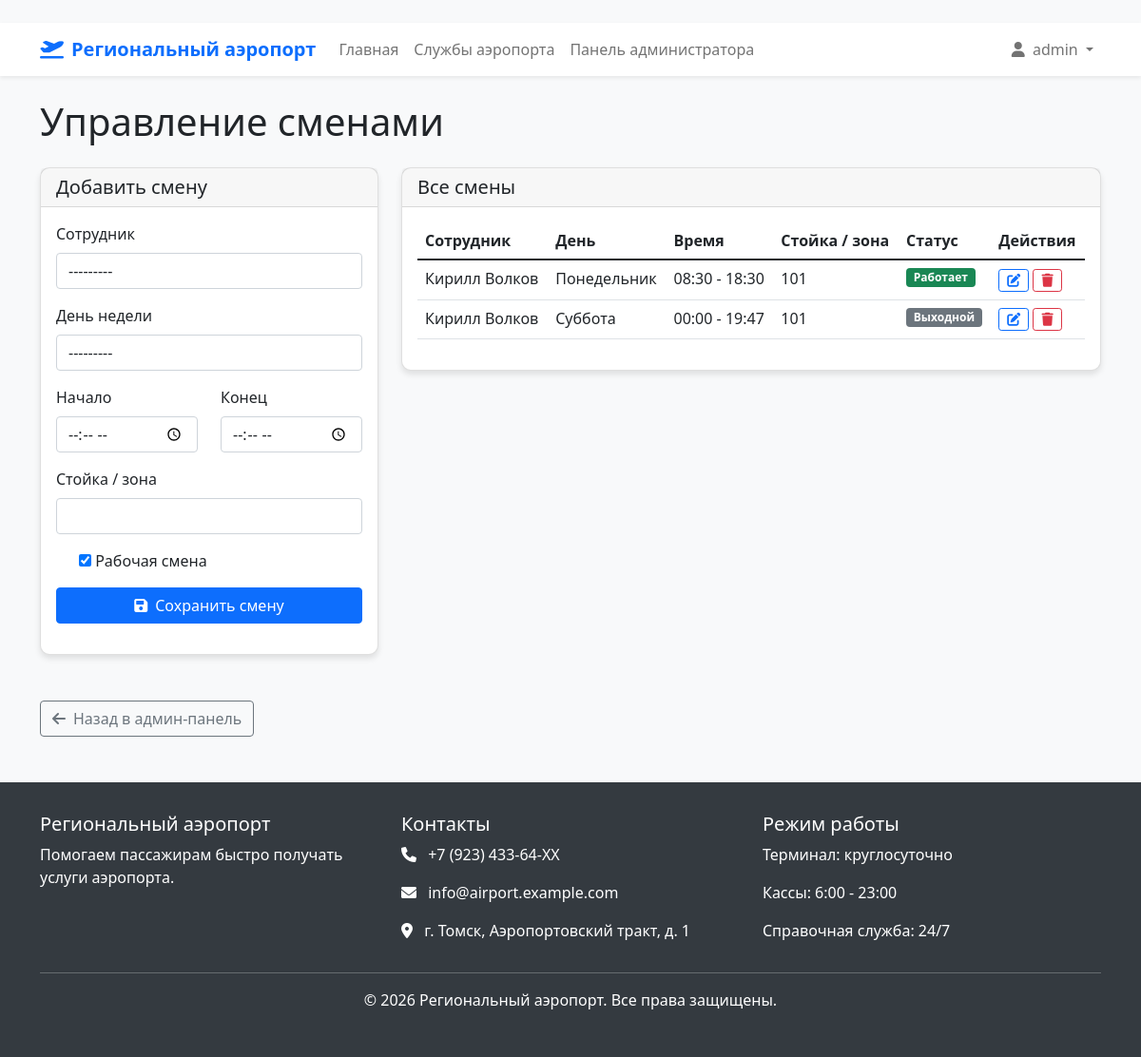
Screenshot of /manage-shifts/ (signed in) with the database file from the repository.
### airport_app/models.py (models this page shows, shortened)
class Schedule(models.Model):
    DAYS_OF_WEEK = [
        (1, 'Понедельник'),
        (2, 'Вторник'),
        (3, 'Среда'),
        (4, 'Четверг'),
        (5, 'Пятница'),
        (6, 'Суббота'),
        (0, 'Воскресенье'),
    ]
    doctor = models.ForeignKey(Doctor, on_delete=models.CASCADE, related_name='schedules')
    day_of_week = models.IntegerField(choices=DAYS_OF_WEEK)
    start_time = models.TimeField()
    end_time = models.TimeField()
    office_number = models.CharField(max_length=10)
    is_working = models.BooleanField(default=True)
    class Meta:
        verbose_name = "Расписание смены"
        verbose_name_plural = "Расписания смен"
        ordering = ['day_of_week', 'start_time']

class Doctor(models.Model):
    SPECIALIZATION_CHOICES = [
        ('регистрация', 'Регистрация пассажиров'),
        ('досмотр', 'Предполетный досмотр'),
        ('багаж', 'Багажная служба'),
        ('информация', 'Информационная стойка'),
        ('посадка', 'Посадка на рейс'),
        ('грузовой терминал', 'Грузовой терминал'),
        ('медпункт', 'Медпункт аэропорта'),
        ('vip-зал', 'VIP-зал'),
        ('транспорт', 'Наземный транспорт'),
        ('авиакасса', 'Авиакасса'),
    ]
    user = models.OneToOneField(User, on_delete=models.CASCADE, related_name='doctor')
    specialization = models.CharField(max_length=50, choices=SPECIALIZATION_CHOICES)
    qualification = models.CharField(max_length=255)
    experience = models.PositiveIntegerField(help_text="Стаж работы в годах")
    office_number = models.CharField(max_length=10)
    phone_number = models.CharField(max_length=15)
    is_active = models.BooleanField(default=True)
    class Meta:
        verbose_name = "Сотрудник аэропорта"
        verbose_name_plural = "Сотрудники аэропорта"

### airport_app/views.py (the view)
# urls.py: path('manage-shifts/', views.manage_schedules, name='manage_schedules'),
@login_required
@user_passes_test(is_admin)
def manage_schedules(request):
    schedules = Schedule.objects.all().order_by('doctor__user__last_name', 'day_of_week', 'start_time')
    if request.method == 'POST':
        form = ScheduleForm(request.POST)
        if form.is_valid():
            form.save()
            messages.success(request, 'Расписание смены успешно добавлено!')
            return redirect('manage_schedules')
    else:
        form = ScheduleForm()
    context = {
        'schedules': schedules,
        'form': form,
    }
    return render(request, 'airport_app/manage_schedules.html', context)

### airport_app/views.py (called while the page is built)
def is_admin(user):
    return user.is_superuser or user.groups.filter(name='Администратор').exists()

### airport_app/templates/airport_app/manage_schedules.html (shortened to what this page needs)
﻿{% extends 'airport_app/base.html' %}
{% block content %}
<h1 class="mb-4">Управление сменами</h1>
<div class="row">
    <div class="col-md-4">
        <div class="card">
            <div class="card-header">
                <h5 class="mb-0">Добавить смену</h5>
            </div>
            <div class="card-body">
                <form method="post">
                    <div class="mb-3">
                        <label for="id_doctor" class="form-label">Сотрудник</label>
                        {{ form.doctor }}
                    </div>
                    <div class="mb-3">
                        <label for="id_day_of_week" class="form-label">День недели</label>
                        {{ form.day_of_week }}
                    </div>
                    <div class="row mb-3">
                        <div class="col-md-6">
                            <label for="id_start_time" class="form-label">Начало</label>
                            {{ form.start_time }}
                        </div>
                        <div class="col-md-6">
                            <label for="id_end_time" class="form-label">Конец</label>
                            {{ form.end_time }}
                        </div>
                    </div>
                    <div class="mb-3">
                        <label for="id_office_number" class="form-label">Стойка / зона</label>
                        {{ form.office_number }}
                    </div>
                    <div class="mb-3 form-check">
                        {{ form.is_working }}
                        <label class="form-check-label" for="id_is_working">Рабочая смена</label>
                    </div>
                    <button type="submit" class="btn btn-primary w-100">
                        <i class="fas fa-save me-2"></i>Сохранить смену
                    </button>
                </form>
            </div>
        </div>
    </div>
    <div class="col-md-8">
        <div class="card">
            <div class="card-header">
                <h5 class="mb-0">Все смены</h5>
            </div>
            <div class="card-body">
                {% if schedules %}
                    <div class="table-responsive">
                        <table class="table table-hover">
                            <thead>
                                <tr>
                                    <th>Сотрудник</th>
                                    <th>День</th>
                                    <th>Время</th>
                                    <th>Стойка / зона</th>
                                    <th>Статус</th>
                                    <th>Действия</th>
                                </tr>
                            </thead>
                            <tbody>
                                {% for schedule in schedules %}
                                <tr>
                                    <td>{{ schedule.doctor.user.get_full_name }}</td>
                                    <td>{{ schedule.get_day_of_week_display }}</td>
                                    <td>{{ schedule.start_time|time:"H:i" }} - {{ schedule.end_time|time:"H:i" }}</td>
                                    <td>{{ schedule.office_number }}</td>
                                    <td>
                                        {% if schedule.is_working %}
                                            <span class="badge bg-success">Работает</span>
                                        {% else %}
                                            <span class="badge bg-secondary">Выходной</span>
                                        {% endif %}
                                    </td>
                                    <td>
                                        <a href="/admin/airport_app/schedule/{{ schedule.id }}/change/"
                                           class="btn btn-sm btn-outline-primary">
                                            <i class="fas fa-edit"></i>
                                        </a>
                                        <a href="/admin/airport_app/schedule/{{ schedule.id }}/delete/"
                                           class="btn btn-sm btn-outline-danger">
                                            <i class="fas fa-trash"></i>
                                        </a>
                                    </td>
                                </tr>
                                {% endfor %}
                            </tbody>
                        </table>
                    </div>
                {% else %}
                    <div class="alert alert-info">
                        <i class="fas fa-info-circle me-2"></i>
                        Смены еще не добавлены.
                    </div>
                {% endif %}
            </div>
        </div>
    </div>
</div>
<div class="mt-4">
    <a href="{% url 'admin_panel' %}" class="btn btn-outline-secondary">
        <i class="fas fa-arrow-left me-2"></i>Назад в админ-панель
    </a>
</div>
{% endblock %}

### airport_app/templates/airport_app/base.html (shortened to what this page needs)
﻿<!DOCTYPE html>
<html lang="ru">
<head>
    <link href="https://cdn.jsdelivr.net/npm/bootstrap@5.1.3/dist/css/bootstrap.min.css" rel="stylesheet">
    <link rel="stylesheet" href="https://cdnjs.cloudflare.com/ajax/libs/font-awesome/6.0.0/css/all.min.css">
</head>
<body>
    <nav class="navbar navbar-expand-lg navbar-light bg-white shadow-sm">
        <div class="container">
            <a class="navbar-brand" href="{% url 'index' %}">
                <i class="fas fa-plane-departure me-2"></i>Региональный аэропорт
            </a>
            <div class="collapse navbar-collapse" id="navbarNav">
                <ul class="navbar-nav me-auto">
                    <li class="nav-item">
                        <a class="nav-link" href="{% url 'index' %}">Главная</a>
                    </li>
                    <li class="nav-item">
                        <a class="nav-link" href="{% url 'doctor_list' %}">Службы аэропорта</a>
                    </li>
                    {% if user.is_authenticated %}
                        {% if user.is_superuser or user.groups.all.0.name == 'Администратор' %}
                            <li class="nav-item">
                                <a class="nav-link" href="{% url 'admin_panel' %}">Панель администратора</a>
                            </li>
                        {% elif user.doctor %}
                            <li class="nav-item">
                                <a class="nav-link" href="{% url 'doctor_appointments' %}">Заявки на смене</a>
                            </li>
                        {% elif user.patient %}
                            <li class="nav-item">
                                <a class="nav-link" href="{% url 'my_appointments' %}">Мои заявки</a>
                            </li>
                        {% endif %}
                    {% endif %}
                </ul>
                <ul class="navbar-nav">
                    {% if user.is_authenticated %}
                        <li class="nav-item dropdown">
                            <a class="nav-link dropdown-toggle" href="#" id="navbarDropdown" role="button" data-bs-toggle="dropdown">
                                <i class="fas fa-user me-1"></i> {{ user.get_full_name|default:user.username }}
                            </a>
                        </li>
                    {% endif %}
                </ul>
            </div>
        </div>
    </nav>
    <main class="container my-4">
        {% block content %}{% endblock %}
    </main>
    <footer class="footer">
        <div class="container">
            <div class="row">
                <div class="col-md-4">
                    <h5>Региональный аэропорт</h5>
                    <p>Помогаем пассажирам быстро получать услуги аэропорта.</p>
                </div>
                <div class="col-md-4">
                    <h5>Контакты</h5>
                    <p><i class="fas fa-phone me-2"></i> +7 (923) 433-64-XX</p>
                    <p><i class="fas fa-envelope me-2"></i> info@airport.example.com</p>
                    <p><i class="fas fa-map-marker-alt me-2"></i> г. Томск, Аэропортовский тракт, д. 1</p>
                </div>
                <div class="col-md-4">
                    <h5>Режим работы</h5>
                    <p>Терминал: круглосуточно</p>
                    <p>Кассы: 6:00 - 23:00</p>
                    <p>Справочная служба: 24/7</p>
                </div>
            </div>
            <hr class="bg-light">
            <div class="text-center">
                <p>&copy; {% now "Y" %} Региональный аэропорт. Все права защищены.</p>
            </div>
        </div>
    </footer>
</body>
</html>

### airport_app/templates/airport_app/base.html (style rules this page uses)
body { font-family: 'Segoe UI', Tahoma, Geneva, Verdana, sans-serif; background-color: #f8f9fa; }
.navbar-brand { font-weight: bold; color: #0d6efd !important; }
.card { border-radius: 10px; box-shadow: 0 4px 6px rgba(0, 0, 0, 0.1); margin-bottom: 1.5rem; transition: transform 0.3s; }
.footer { background-color: #343a40; color: white; padding: 2rem 0; margin-top: 3rem; }

### rows the page displays
Schedule: doctor.user.get_full_name "Кирилл Волков", day_of_week "Понедельник", start_time "08:30", end_time "18:30", office_number "101", is_working "Работает"
Schedule: doctor.user.get_full_name "Кирилл Волков", day_of_week "Суббота", start_time "00:00", end_time "19:47", office_number "101", is_working "Выходной"

### other values shown
{{ user.get_full_name|default:user.username }} "admin"
